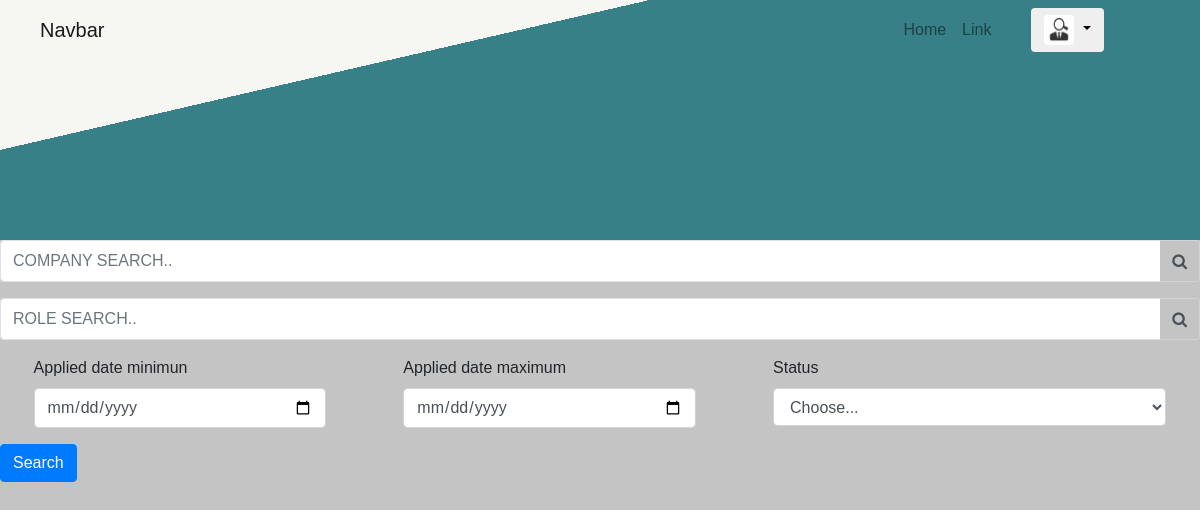
The app's page /jobs/advancesearch/ (signed in), older data.
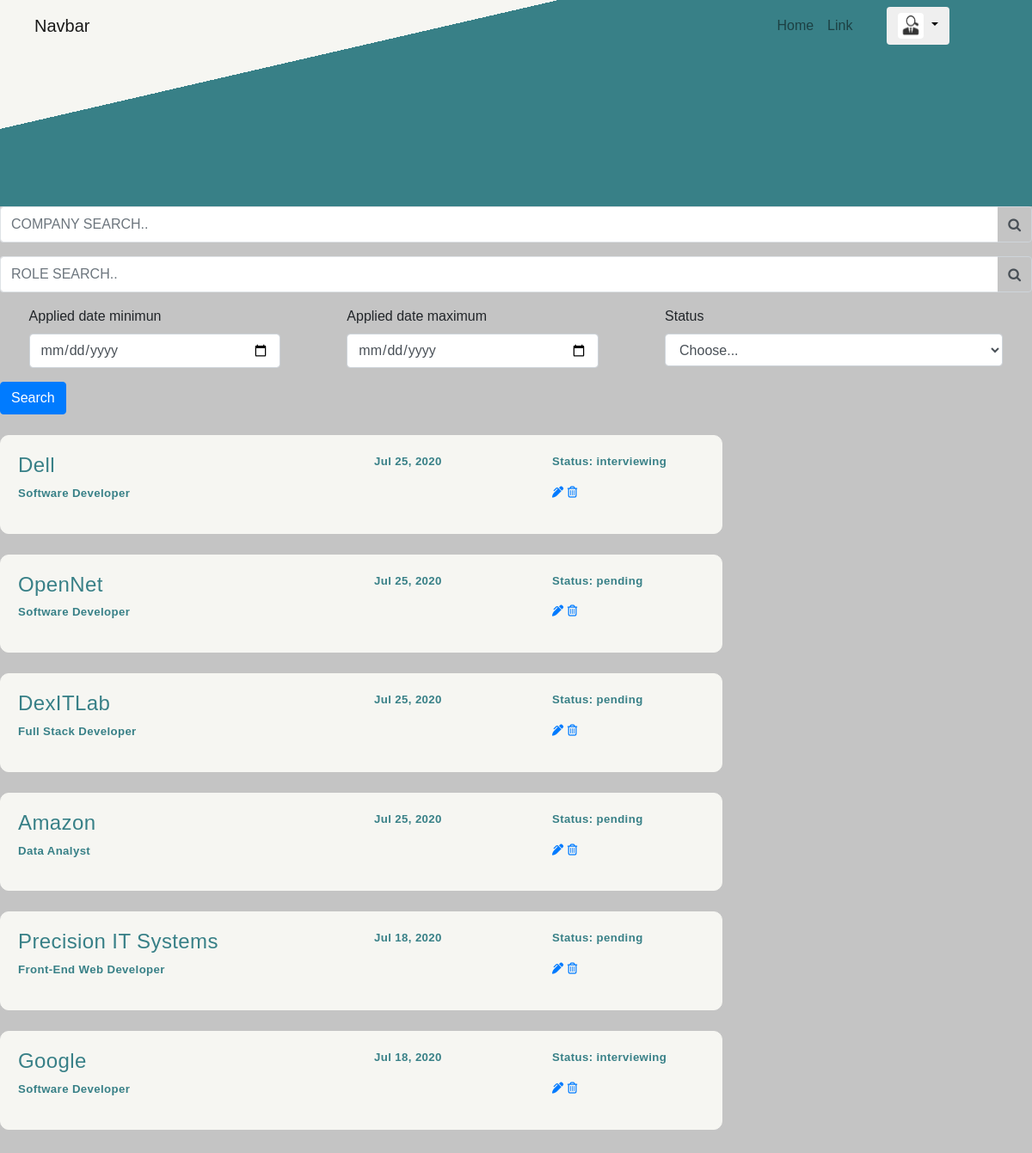
The same page, newer data.
### sourceCode/models.py (models this page shows, shortened)
class Post(models.Model):
    company = models.TextField()
    role = models.TextField()
    date_applied = models.DateTimeField(default=timezone.now)
    status = models.CharField(max_length=20, choices=STATUS_CHOICES, default='', verbose_name="status", null=True, blank=True)
    author = models.ForeignKey(User, on_delete=models.CASCADE)

### sourceCode/views.py (the view)
# urls.py: path('jobs/advancesearch/', views.advance_search, name='jobTrack-advancesearch'),
@login_required
def advance_search(request):
    qs_status = Post._meta.get_field('status')
    current_user = User.objects.filter(username=request.user)
    qs = Post.objects.filter(author=current_user[0]).order_by('-date_applied')
    company_contains_query = request.GET.get('company_contains')
    role_contains_query = request.GET.get('role_contains')
    date_min = request.GET.get('date_min')
    date_max = request.GET.get('date_max')
    status = request.GET.get('status')
    if is_vaild_queryparam(company_contains_query):
        qs = qs.filter(company__icontains=company_contains_query)
    if is_vaild_queryparam(role_contains_query):
        qs = qs.filter(role__icontains=role_contains_query)
    if is_vaild_queryparam(date_min):
        qs = qs.filter(date_applied__gte=date_min)
    if is_vaild_queryparam(date_max):
        qs = qs.filter(date_applied__lt=date_max)
    if is_vaild_queryparam(status) :
        qs = qs.filter(status=status)
    context = {
        'queryset' : qs,
        'qs_status' : qs_status
    }
    return render(request, 'sourceCode/advance_search.html', context)

### sourceCode/views.py (called while the page is built)
def is_vaild_queryparam(param):
    return param != '' and param is not None

### sourceCode/templates/sourceCode/advance_search.html (shortened to what this page needs)
{% extends "sourceCode/base.html" %}
{% block content %}
    <div class="advance-search-section">
      <form class="advance-search-form" action="." method="GET">
        <div class="form-row">
          <div class="form-group col-12">
            <div class="input-group">
              <input class="form-control py-2 border-right-0 border" type="search" name="company_contains" placeholder="COMPANY SEARCH..">
              <span class="input-group-append">
                <div class="input-group-text bg-transparent">
                  <i class='fa fa-search'></i>
                </div>
              </span>
            </div>
          </div>
        </div>
        <div class="form-row">
          <div class="form-group col-12">
            <div class="input-group">
              <input class="form-control py-2 border-right-0 border" type="search" name="role_contains" placeholder="ROLE SEARCH..">
              <span class="input-group-append">
                <div class="input-group-text bg-transparent">
                  <i class='fa fa-search'></i>
                </div>
              </span>
            </div>
          </div>
        </div>
        <div class="form-row d-flex justify-content-around">
          <div class="form-group col-md-2 col-lg-3">
            <label for="publishDateMin">Applied date minimun</label>
            <input type="date" class="form-control" id="publishDateMin" name="date_min">
          </div>
          <div class="form-group col-md-2 col-lg-3">
            <label for="publishDateMax"> Applied date maximum</label>
            <input type="date" class="form-control" id="publishDateMax" name="date_max">
          </div>
          <div class="form-group col-md-4">
            <label for="inputState">Status</label>
            <select id="inputState" class="form-control" name="status">
              <option selected disabled>Choose...</option>
            </select>
          </div>
        </div>
        <button type="submit" class="btn btn-primary">Search</button>
      </form>
      {% for job in queryset %}
    <div class="card">
      <div class="card-body container">
        <div class="row">
          <div class="card-firstcol col-md-6">
            <h4>{{ job.company }}</h4>
            <p>{{ job.role }}</p>
          </div>
          <div class="card-secondcol col-sm">
            <p>{{ job.date_applied|date:"M d, Y" }}</p>
          </div>
          <div class="card-thirdcol col-sm">
            <p>Status: {{ job.status }}</p>
            <div class="icons-card">
              <a href="{% url 'post-update' job.id %}" title="update">
                <i class='fas fa-pen-alt update-icon'></i>
              </a>
              <a href="{% url 'post-delete' job.id %}" title="delete">
                <i class='far fa-trash-alt delete-icon'></i>
              </a>
            </div>
          </div>
        </div>
      </div>
    </div>
      {% endfor %}
    </div>
{% endblock content %}

Row changes from the older to the newer data that the page shows:
added Post: company "Dell", role "Software Developer", date_applied "Jul 25, 2020", status "interviewing"
added Post: company "OpenNet", role "Software Developer", date_applied "Jul 25, 2020", status "pending"
added Post: company "DexITLab", role "Full Stack Developer", date_applied "Jul 25, 2020", status "pending"
added Post: company "Amazon", role "Data Analyst", date_applied "Jul 25, 2020", status "pending"
added Post: company "Precision IT Systems", role "Front-End Web Developer", date_applied "Jul 18, 2020", status "pending"
added Post: company "Google", role "Software Developer", date_applied "Jul 18, 2020", status "interviewing"
